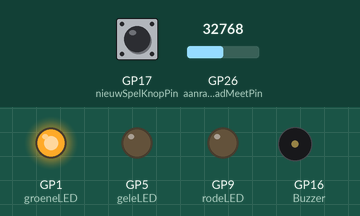
This program was run on a simulated Raspberry Pi Pico running MicroPython. Parts: output pins drawn as LEDs (lit = HIGH), buzzer (waves = sounding). The inputs (shaded band) are chosen by the test bench; at power-on: GP26 (aanraakDraadMeetPin) = 32768, GP17 (nieuwSpelKnopPin) HIGH (analog values on the 0–65535 scale). What the program prints to the serial console is not drawn.

Above: at 1.2 s.
1.3 s: GP26 (aanraakDraadMeetPin) set to 10736
2.8 s: GP26 (aanraakDraadMeetPin) set to 9392
At 4.1 s:
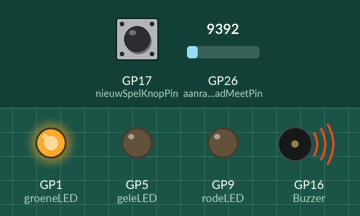
Timing chart, 0 to 5.8 s (numbered marks = the images above; inputs shaded):
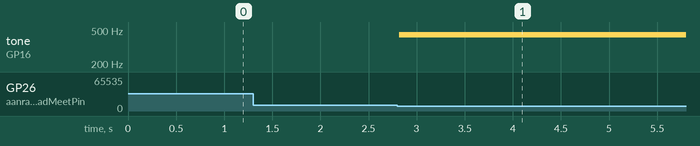

The program:

BibberenMetLiedje.py
```python
# Gebruikte Bibliotheken:

import time
from machine import Pin, PWM, ADC

# Algemene Instellingen

buzzerPin = 16 # GP16
Buzzer=PWM(Pin(buzzerPin))

groeneLED = Pin(1, Pin.OUT)
geleLED = Pin(5, Pin.OUT)
rodeLED = Pin(9, Pin.OUT)

aanraakDraadMeetPin = ADC(26) # GP26 analoge input
nieuwSpelKnopPin = Pin(17, Pin.IN, Pin.PULL_UP) # GP17
spelGehaaldSensorPin = Pin(18, Pin.IN, Pin.PULL_DOWN) # GP18

# Pin.PULL_UP trekt de draad standaard naar VIN / 3.3V
# Pin.PULL_DOWN trekt de draad standaard naar VIN / 3.3V
# Werkt hetzelfde als de 10kOhm weerstand uit het schema (die zit op 3.3V dus is PULL-UP)


# Variabelen waarmee we waardes bij kunnen houden.

conversion_factor = 3.3/(65536) # hiermee verdelen we 3.3V voltage bereik over 16-bit resolutie (advanced stuff x§§:))

kerenAangeraaktTeller = 0 # Teller hoe vaak de bibberdraad met het stokje is aangeraakt
letopMaxBibbers = 5 # Na hoe veel bibbers krijg je penalty?
feestjeMaxBibbers = 10 # Na hoe veel bibbers heb je verloren?

geluidsFrequentie = 440 # frequentie in Hertz van de buzzer (midden C = 440)

# Een aantal muzieknoten:

notes = {
    'C4': 261.63,
    'D4': 293.66,
    'E4': 329.63,
    'F4': 349.23,
    'G4': 392.00,
    'A4': 440.00,
    'B4': 493.88,
    'C5': 523.25,
    'D5': 587.33,
    'E5': 659.26,
    'G3': 196.00
}

# Vader Jakob

song = [
    (notes['C4'], 0.5),    # C4 - 0.5 seconde
    (notes['D4'], 0.5),    # D4 - 0.5 seconde
    (notes['E4'], 0.5),    # E4 - 1 seconde (langere duur voor "Slaapt gij nog?")
    (notes['C4'], 0.5),    # C4 - 0.5 seconde
    (notes['C4'], 0.5),    # C4 - 0.5 seconde
    (notes['D4'], 0.5),    # D4 - 0.5 seconde
    (notes['E4'], 0.5),    # E4 - 1 seconde (langere duur voor "Slaapt gij nog?")
    (notes['C4'], 0.5),    # C4 - 0.5 seconde

    (notes['E4'], 0.5),    # E4 - 0.5 seconde
    (notes['F4'], 0.5),    # F4 - 0.5 seconde
    (notes['G4'], 1.0),    # G4 - 1 seconde (langere duur voor "Slaapt gij nog?")
    (notes['E4'], 0.5),    # E4 - 0.5 seconde
    (notes['F4'], 0.5),    # F4 - 0.5 seconde
    (notes['G4'], 1.0),    # G4 - 1 seconde (langere duur voor "Slaapt gij nog?")

    (notes['G4'], 0.5),    # G4 - 0.5 seconde
    (notes['A4'], 0.5),    # A4 - 0.5 seconde
    (notes['G4'], 0.5),    # G4 - 0.5 seconde
    (notes['F4'], 0.5),    # F4 - 0.5 seconde
    (notes['E4'], 0.5),    # E4 - 0.5 seconde
    (notes['C4'], 0.5),    # C4 - 0.5 seconde

    (notes['G4'], 0.5),    # G4 - 0.5 seconde
    (notes['A4'], 0.5),    # A4 - 0.5 seconde
    (notes['G4'], 0.5),    # G4 - 0.5 seconde
    (notes['F4'], 0.5),    # F4 - 0.5 seconde
    (notes['E4'], 0.5),    # E4 - 0.5 seconde
    (notes['C4'], 0.5),    # C4 - 0.5 seconde

    (notes['C4'], 0.5),    # E4 - 0.5 seconde
    (notes['G3'], 0.5),    # G4 - 0.5 seconde
    (notes['C4'], 1.0),
    (notes['C4'], 0.5),    # E4 - 0.5 seconde
    (notes['G3'], 0.5),    # G4 - 0.5 seconde
    (notes['C4'], 1.0)
]

# Helper functies:

def play_note(frequency, duration):
    Buzzer.duty_u16(512)  # Adjust the duty cycle to control the volume
    Buzzer.freq(int(frequency))
    time.sleep(duration)
    Buzzer.duty_u16(0)  # Stop the sound

def speelVaderJakob():
    # Play the song
    for note in song:
        play_note(note[0], note[1])
        time.sleep(0.1)  # Add a small delay between notes

def isDraadAangeraakt():
    meetwaarde = aanraakDraadMeetPin.read_u16() * conversion_factor
    time.sleep(0.01)
    return (meetwaarde < 0.5) # als we GND meten (bibberdraad is aangesloten op GND)

def buzzerAan():
    Buzzer.duty_u16(int(65536*0.2))
    Buzzer.freq(geluidsFrequentie)

def buzzerUit():
    Buzzer.duty_u16(int(65536*0))

def nieuwSpelKnopjeGedrukt():
    global kerenAangeraaktTeller
    return nieuwSpelKnopPin.value() == 0

def spelGehaald():
    return spelGehaaldSensorPin.value() == 1


def vierFeestje():
    # hier kun je leuke geluiden en LED effecten uitvoeren!
    print()
    print("Hoera!!! Tijd voor een feestje!")

def zetLEDAan(ledPin):
    ledPin.value(1)

def zetLEDUit(ledPin):
    ledPin.value(0)

def misschienTijdVoorFeestje():
    global kerenAangeraaktTeller
    if (kerenAangeraaktTeller < feestjeMaxBibbers):
        vierFeestje()

def zetStoplicht(keerAangeraakt):
    if(keerAangeraakt < letopMaxBibbers):
        alleenLEDAan(groeneLED)
    else:
        if(keerAangeraakt < feestjeMaxBibbers):
            alleenLEDAan(geleLED)
        else:
            if(keerAangeraakt == feestjeMaxBibbers):
                buzzerAan()
                time.sleep(0.5)
                buzzerUit()
                time.sleep(0.5)
                buzzerAan()
            alleenLEDAan(rodeLED)

def alleenLEDAan(ledAan):
    zetLEDUit(groeneLED)
    zetLEDUit(geleLED)
    zetLEDUit(rodeLED)
    zetLEDAan(ledAan)

# Hoofdfuncties:

def detecteerBibbers():
    global kerenAangeraaktTeller

    if (isDraadAangeraakt()):
      kerenAangeraaktTeller = kerenAangeraaktTeller + 1
      buzzerAan()

      while(isDraadAangeraakt()): # hiermee zorgen we dat een aanraking maar een keer telt!
          time.sleep(0.1)

      buzzerUit()
      print("Aangeraakt: " + str(kerenAangeraaktTeller) + "x")

      zetStoplicht(kerenAangeraaktTeller)

def stelBibberTellerOpnieuwIn():
    global kerenAangeraaktTeller
    print("Reset")
    kerenAangeraaktTeller = 0 # we stellen de teller opnieuw in
    buzzerUit()

def beginNieuwSpel():
    stelBibberTellerOpnieuwIn()
    alleenLEDAan(groeneLED)
    print("Je mag nu beginnen!")
    print()

def leesNieuwSpelKnopje():
    if (nieuwSpelKnopjeGedrukt()):
      beginNieuwSpel()
      stelBibberTellerOpnieuwIn()

      while(nieuwSpelKnopjeGedrukt()): # hiermee zorgen we dat spel niet steeds opnieuw start!
          time.sleep(1) # heel ff wachten

def controleerSpelGehaald():
    if (spelGehaald()):
      print()
      print("Super! Je hebt het spel gehaald!")
      print("Keer geraakt: " + str(kerenAangeraaktTeller) + "x")

      while(spelGehaald()):
          time.sleep(1) # ff wachten zodat spel niet te snel opnieuw start!

      beginNieuwSpel()
      speelVaderJakob()


# Hoofdprogramma

beginNieuwSpel() # begin nieuw spel

while True:

  detecteerBibbers()
  leesNieuwSpelKnopje()
  controleerSpelGehaald()

Buzzer.deinit()
```

Measured:
- the behaviour switches between 9936 and 9920 on GP26 (aanraakDraadMeetPin) (found by bisection; images 0 and 1)
- after the input at 1.3 s, every drawn part: stays the same
- after the input at 2.8 s, tone on GP16 (Buzzer): silent → 440 Hz at once
